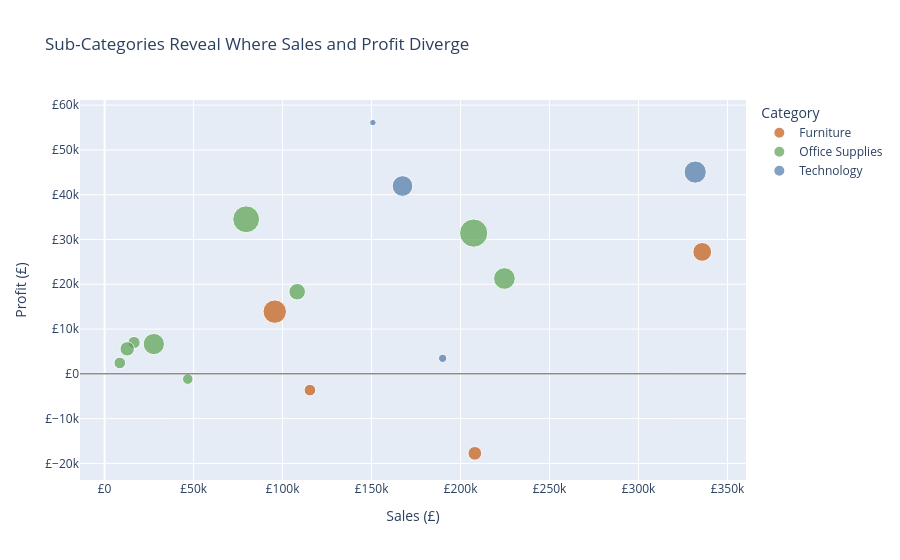

Here is the notebook cell this chart was saved with:
### Markdown cell above
The highlight creates focus; the other categories preserve the benchmark.

> **Think:** When should a filter remove context? When should highlighting keep
> the comparison visible?

---

## Interaction 2 — inspect a mismatch

The category view suggests that high Sales do not guarantee high Profit. A
scatter plot lets the user inspect the relationship at Sub-Category level.

The analytical question is:

> **Which Sub-Categories combine substantial Sales with weak or negative
> Profit?**

### Code cell
subcategory_performance = (
    df.groupby(["Category", "Sub-Category"], as_index=False)
      .agg(
          Sales=("Sales", "sum"),
          Profit=("Profit", "sum"),
          Orders=("Order ID", "nunique"),
      )
)

mismatch_figure = px.scatter(
    subcategory_performance,
    x="Sales",
    y="Profit",
    color="Category",
    size="Orders",
    hover_name="Sub-Category",
    custom_data=["Category", "Orders"],
    title="Sub-Categories Reveal Where Sales and Profit Diverge",
    color_discrete_map={
        "Furniture": "#c55a11",
        "Office Supplies": "#59a14f",
        "Technology": "#4e79a7",
    },
)

mismatch_figure.add_hline(y=0, line_color="#555555", line_width=1)
mismatch_figure.update_traces(
    hovertemplate=(
        "<b>%{hovertext}</b><br>"
        "Category: %{customdata[0]}<br>"
        "Sales: £%{x:,.0f}<br>"
        "Profit: £%{y:,.0f}<br>"
        "Orders: %{customdata[1]:,.0f}<extra></extra>"
    )
)
mismatch_figure.update_layout(
    xaxis_title="Sales (£)",
    yaxis_title="Profit (£)",
    xaxis_tickprefix="£",
    yaxis_tickprefix="£",
    legend_title_text="Category",
)
mismatch_figure.show()

### Figure 1 — Plotly figure (JSON) as saved in the notebook; plotly's stock layout.template omitted (floating-point values rounded to 4 significant figures)
{"data": [{"customdata": [["Furniture", 228], ["Furniture", 591], ["Furniture", 919], ["Furniture", 314]], "hovertemplate": "<b>%{hovertext}</b><br>Category: %{customdata[0]}<br>Sales: £%{x:,.0f}<br>Profit: £%{y:,.0f}<br>Orders: %{customdata[1]:,.0f}<extra></extra>", "hovertext": ["Bookcases", "Chairs", "Furnishings", "Tables"], "legendgroup": "Furniture", "marker": {"color": "#c55a11", "size": [228, 591, 919, 314], "sizemode": "area", "sizeref": 3.348, "symbol": "circle"}, "mode": "markers", "name": "Furniture", "orientation": "v", "showlegend": true, "type": "scatter", "x": [115400.0, 335800.0, 95600.0, 208000.0], "xaxis": "x", "y": [-3632.0, 27220.0, 13890.0, -17750.0], "yaxis": "y"}, {"customdata": [["Office Supplies", 459], ["Office Supplies", 756], ["Office Supplies", 1339], ["Office Supplies", 251], ["Office Supplies", 226], ["Office Supplies", 348], ["Office Supplies", 1205], ["Office Supplies", 787], ["Office Supplies", 189]], "hovertemplate": "<b>%{hovertext}</b><br>Category: %{customdata[0]}<br>Sales: £%{x:,.0f}<br>Profit: £%{y:,.0f}<br>Orders: %{customdata[1]:,.0f}<extra></extra>", "hovertext": ["Appliances", "Art", "Binders", "Envelopes", "Fasteners", "Labels", "Paper", "Storage", "Supplies"], "legendgroup": "Office Supplies", "marker": {"color": "#59a14f", "size": [459, 756, 1339, 251, 226, 348, 1205, 787, 189], "sizemode": "area", "sizeref": 3.348, "symbol": "circle"}, "mode": "markers", "name": "Office Supplies", "orientation": "v", "showlegend": true, "type": "scatter", "x": [108200.0, 27660.0, 207400.0, 16530.0, 8532.0, 12700.0, 79540.0, 224600.0, 46730.0], "xaxis": "x", "y": [18330.0, 6653.0, 31430.0, 6988.0, 2429.0, 5573.0, 34510.0, 21290.0, -1171.0], "yaxis": "y"}, {"customdata": [["Technology", 718], ["Technology", 70], ["Technology", 114], ["Technology", 826]], "hovertemplate": "<b>%{hovertext}</b><br>Category: %{customdata[0]}<br>Sales: £%{x:,.0f}<br>Profit: £%{y:,.0f}<br>Orders: %{customdata[1]:,.0f}<extra></extra>", "hovertext": ["Accessories", "Copiers", "Machines", "Phones"], "legendgroup": "Technology", "marker": {"color": "#4e79a7", "size": [718, 70, 114, 826], "sizemode": "area", "sizeref": 3.348, "symbol": "circle"}, "mode": "markers", "name": "Technology", "orientation": "v", "showlegend": true, "type": "scatter", "x": [167400.0, 150700.0, 189900.0, 331800.0], "xaxis": "x", "y": [41940.0, 56090.0, 3462.0, 45050.0], "yaxis": "y"}], "layout": {"legend": {"itemsizing": "constant", "title": {"text": "Category"}, "tracegroupgap": 0}, "shapes": [{"line": {"color": "#555555", "width": 1}, "type": "line", "x0": 0, "x1": 1, "xref": "x domain", "y0": 0, "y1": 0, "yref": "y"}], "title": {"text": "Sub-Categories Reveal Where Sales and Profit Diverge"}, "xaxis": {"anchor": "y", "domain": [0.0, 1.0], "tickprefix": "£", "title": {"text": "Sales (£)"}}, "yaxis": {"anchor": "x", "domain": [0.0, 1.0], "tickprefix": "£", "title": {"text": "Profit (£)"}}}}
